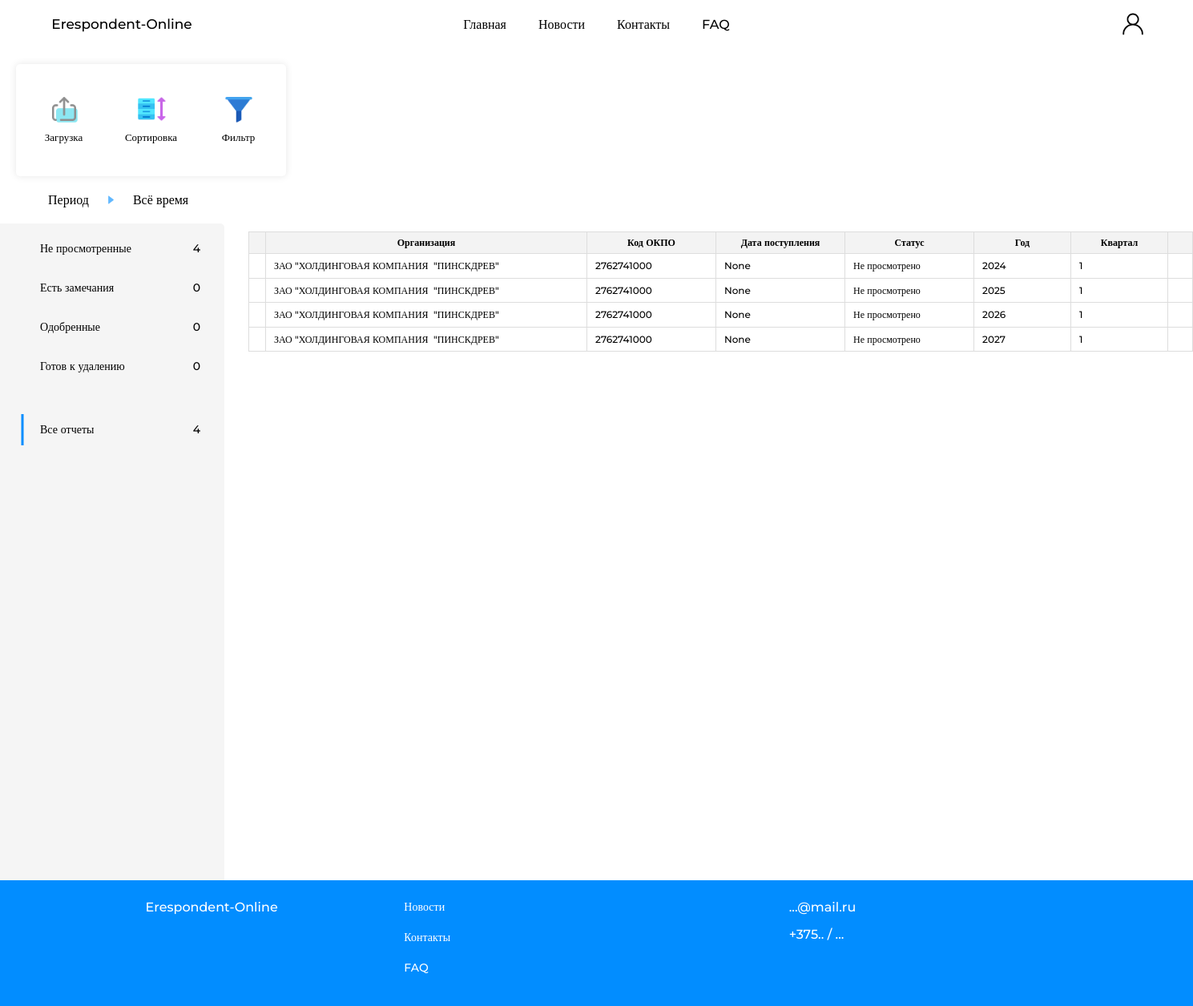
/audit_area/all_reports?year=&quarter= (signed in), run on an earlier commit of the app's database.
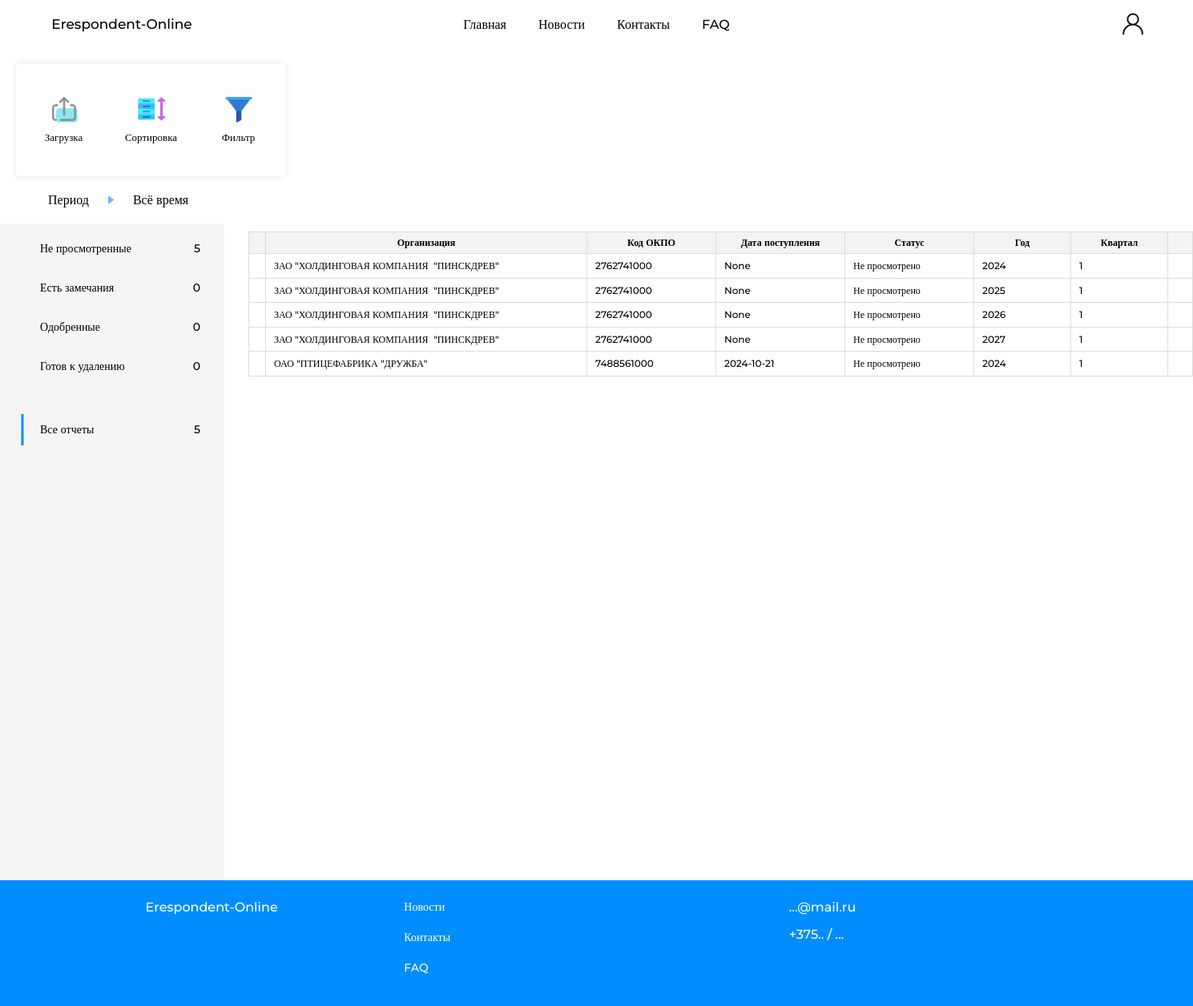
And on a later commit of the database.
### website/models.py (models this page shows)
class Report(db.Model):
    __tablename__ = 'report'
    id = db.Column(db.Integer, primary_key=True)
    okpo = db.Column(db.Integer)
    organization_name = db.Column(db.String(50))
    year = db.Column(db.Integer)
    quarter = db.Column(db.Integer)
    user_id = db.Column(db.Integer, db.ForeignKey('user.id'))
    time_of_receipt = db.Column(db.Date)
    versions = relationship('Version_report', backref='report')

class Version_report(db.Model):
    __tablename__ = 'version_report'
    id = db.Column(db.Integer, primary_key=True)
    begin_time = db.Column(db.Date, default=datetime.now())
    change_time = db.Column(db.Date)
    sent_time = db.Column(db.Date)
    status = db.Column(db.String(20))
    fio = db.Column(db.String(30))
    telephone = db.Column(db.String(20))
    email = db.Column(db.String(50))
    hasNot = db.Column(db.Boolean, default=False)
    report_id = db.Column(db.Integer, db.ForeignKey('report.id'))
    sections = db.relationship('Sections', backref='version_report', lazy=True, cascade="all, delete-orphan")

### website/views.py (the view)
@views.route('/audit_area/<status>')
@login_required
def audit_area(status):
    year_filter = request.args.get('year')
    quarter_filter = request.args.get('quarter')
    reports = get_reports_by_status(status, year_filter, quarter_filter)
    counts = count_reports(year_filter, quarter_filter)
    return render_template('audit_area.html',
                           current_user=current_user,
                           reports=reports,
                           not_viewedReports_count=counts['Отправлен'],
                           remarksReports_count=counts['Есть замечания'],
                           to_downloadReports_count=counts['Одобрен'],
                           to_deleteReports_count=counts['Готов к удалению'],
                           all_count = counts['Отправлен'] + counts['Есть замечания'] + counts['Одобрен'] + counts['Готов к удалению'],
                           year_filter=year_filter,
                           quarter_filter=quarter_filter,
                           year_today=year_today,)

### website/views.py (called while the page is built)
def count_reports(year=None, quarter=None):
    filters = []
    if year:
        filters.append(Report.year == year)
    if quarter:
        filters.append(Report.quarter == quarter)
    statuses = [
        'Отправлен',
        'Есть замечания',
        'Одобрен',
        'Готов к удалению'
    ]
    counts = {status: Report.query.join(Version_report).filter(
        Version_report.status == status,
        *filters
    ).count() for status in statuses}
    all_count = Report.query.join(Version_report).filter(
        or_(*[Version_report.status == status for status in statuses]),
        *filters
    ).count()
    counts['all'] = all_count
    return counts

### website/templates/audit_area.html (shortened to what this page needs)
{% extends "base.html" %}
{% block content %}
<div class="audit-area_page">
    <div class="report-area_menu">
        <div class="report-area_podmenu">
            <div class="content-podmenu">
                <nav>
                    <ul>
                        <section>
                            <div class = "functions_menu">
                                <li id = "douwnload_readyreports_link">
                                    <img src="{{ url_for('static', filename='img/upload.png')}}" alt="">
                                    <a>Загрузка</a>
                                </li>
                                <li>
                                    <img src="{{ url_for('static', filename='img/icon_sort.png')}}" alt="">
                                    <a>Сортировка</a>
                                </li>
                                <li id = "show-filter">
                                    <img src="{{ url_for('static', filename='img/filter.png')}}" alt="">
                                    <a>Фильтр</a>
                                </li>
                            </div>
                        </section>
                    </ul>
                </nav>
            </div>
        </div>
    </div>
    <div class = "rotation-fromareas" >
        <div class = "rotation-fromareas_info">
            <span>
                <a class = "hover_a" id = "link_period">Период</a>
            </span>
            <span>
                <img class = "img_black" src="{{ url_for('static', filename='img/icon_arroy.png')}}" alt="">
            </span>
            <span>
                <a>
                    {% if year_filter == '' and quarter_filter == '' %}
                        Всё время
                    {%else%}
                        {{year_filter}} год, {{quarter_filter}} квартал
                    {%endif%}
                </a>
            </span>
        </div>
    </div>
    <div class="audit-area">
        <nav class="menu_profile_audit">
            <ul id="status-reportList">
                <li data-action="not_viewed">
                    <a>Не просмотренные</a>
                    <a class="count_reporst">
                        <span class="count-text">{{not_viewedReports_count}}</span>
                    </a>
                </li>
                <li data-action="remarks">
                    <a>Есть замечания</a>
                    <a class="count_reporst">
                        <span class="count-text">{{remarksReports_count}}</span>
                    </a>
                </li>
                <li data-action="to_download">
                    <a>Одобренные</a>
                    <a class="count_reporst">
                        <span class="count-text">{{to_downloadReports_count}}</span>
                    </a>
                </li>
                <li data-action="to_delete">
                    <a>Готов к удалению</a>
                    <a class="count_reporst">
                        <span class="count-text">{{to_deleteReports_count}}</span>
                    </a>
                </li>
                <li style="margin-top: 40px;" data-action="all_reports">
                    <a>Все отчеты</a>
                    <a class="count_reporst">
                        <span>{{all_count}}</span>
                    </a>
                </li>
            </ul>
        </nav>
        <div class="report-list">
            <div class="report-area" >
                <table class="table_report-area">
                    <thead class="order-table_titels">
                        <tr>
                            <th></th>
                            <th class="resizable" style="white-space: nowrap; min-width: 380px;">Организация<div class="resizer"></div></th>
                            <th class="resizable" style="white-space: nowrap; min-width: 140px;">Код ОКПО<div class="resizer"></div></th>
                            <th class="resizable" style="white-space: nowrap; min-width: 140px;">Дата поступления<div class="resizer"></div></th>
                            <th class="resizable" style="white-space: nowrap; min-width: 140px;">Статус<div class="resizer"></div></th>
                            <th class="resizable" style="white-space: nowrap; min-width: 100px;">Год<div class="resizer"></div></th>
                            <th class="resizable" style="white-space: nowrap; min-width: 100px;">Квартал<div class="resizer"></div></th>
                            <th rowspan="2"></th>
                        </tr>
                    </thead>
                    <tbody>
                        {% for row in reports %}
                            <tr class="report_row" data-id="{{ row.id }}" draggable="true">
                                <td>
                                </td>
                                <td>
                                    <input type="text" id="report_organization_name" value="{{ row.organization_name }}" readonly>
                                </td>
                                <td>
                                    <input type="text" id="report_okpo" value="{{ row.okpo }}" readonly>
                                </td>
                                    {% for version in row.versions %}
                                        <td>
                                            <input type="text" value="{{version.sent_time}}" readonly>
                                        </td>
                                        <td>
                                            {% if version.status == 'Отправлен' %}
                                                <input type="text"  value="Не просмотрено" readonly>
                                            {%else%}
                                                <input type="text" value="{{version.status}}" readonly>
                                            {% endif %}
                                        </td>
                                    {% endfor %}
                                <td>
                                    <input type="text" id="report_year" value="{{ row.year }}" readonly>
                                </td>
                                <td>
                                    <input type="text" id="report_quarter" value="{{ row.quarter }}" readonly>
                                </td>
                                <td></td>
                            </tr>
                        {% endfor %}
                    </tbody>
                </table>
            </div>
        </div>
    </div>
</div>
{% endblock %}

### website/templates/base.html (shortened to what this page needs)
<!DOCTYPE html>
<html>
  <head>
    <link rel="stylesheet" href="{{ url_for('static', filename='css/base.css') }}">
    <link rel="stylesheet" href="{{ url_for('static', filename='css/adap.css') }}">
  </head>
  <body>
    <header class="fixed-header">
      <div class="header-left">
         <nav>
          <ul>
              <li class = "name_app" onclick="window.location.href='/'">
                <a href="/">Erespondent-Online</a>
              </li>
          </ul>
        </nav>
      </div>
      <div class="header-center">
        <nav>
          <ul>
              <li onclick="window.location.href='/'">Главная</li>
              <li onclick="smoothScroll('/news')">Новости</li>
              <li onclick="window.location.href='/contacts'" >Контакты</li>
              <li onclick="window.location.href='/FAQ'" >FAQ</li>
          </ul>
        </nav>
      </div>
      <div class="header-right">
        <div class="user-container">
            <img
              class = "icon_black"
              src="{{ url_for('static', filename='img/icon_black-user.png')}}" alt="">
        </div>
      </div>
    </header>
    <main>
    {% block content %}
    {% endblock %}
    </main>
    <footer>
      <div class = "footer_cont">
        <div class = "left_col_footer">
          <nav>
            <ul>
                <li onclick="window.location.href='/'">Erespondent-Online</li>
            </ul>
          </nav>
        </div>
        <div class = "center_col_footer">
            <nav>
                <ul>
                  <li onclick="window.location.href='/news'">Новости</li>
                  <li onclick="window.location.href='/contacts'" >Контакты</li>
                  <li onclick="window.location.href='/FAQ'" >FAQ</li>
                </ul>
            </nav>
        </div>
        <div class = "right_col_footer">
          <nav>
              <ul>
                <li onclick="window.location.href=''">...@mail.ru</li>
                <li>+375.. / ...</li>
              </ul>
          </nav>
      </div>
    </footer>
  </body>
</html>

What changed in the data, as far as the page shows it:
added Report: organization_name "ОАО \"ПТИЦЕФАБРИКА \"ДРУЖБА\"", okpo "7488561000", year "2024", quarter "1"
added Version_report: sent_time "2024-10-21"
Also different on the page:
{{ not_viewedReports_count }}: "4" → "5"
{{ all_count }}: "4" → "5"
